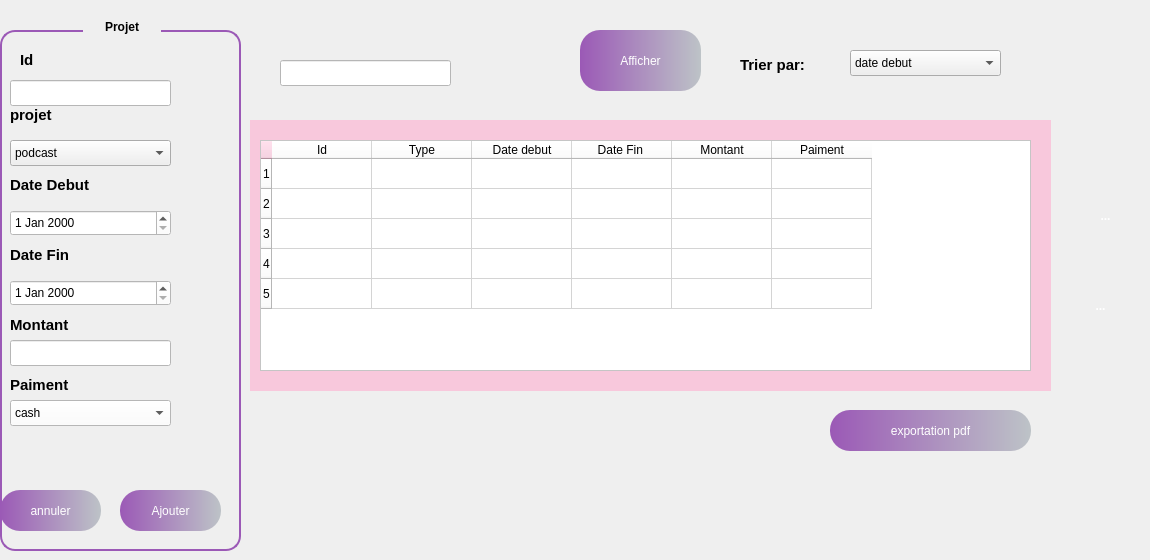
    <widget class="QWidget" name="tab">
     <attribute name="title">
      <string> Acceuil</string>
     </attribute>
     <widget class="QComboBox" name="comboBox_4">
      <property name="geometry">
       <rect>
        <x>850</x>
        <y>50</y>
        <width>151</width>
        <height>26</height>
       </rect>
      </property>
      <item>
       <property name="text">
        <string>date debut</string>
       </property>
      </item>
      <item>
       <property name="text">
        <string>date fin</string>
       </property>
      </item>
      <item>
       <property name="text">
        <string>montant</string>
       </property>
      </item>
     </widget>
     <widget class="QWidget" name="widget_2" native="true">
      <property name="geometry">
       <rect>
        <x>250</x>
        <y>120</y>
        <width>801</width>
        <height>271</height>
       </rect>
      </property>
      <property name="styleSheet">
       <string notr="true">background-color:rgb(248,200,220);</string>
      </property>
      <widget class="QTableWidget" name="tableWidget_2">
       <property name="geometry">
        <rect>
         <x>10</x>
         <y>20</y>
         <width>771</width>
         <height>231</height>
        </rect>
       </property>
       <property name="styleSheet">
        <string notr="true">alternate-background-color: rgb(255, 255, 255);
background-color: rgb(255, 255, 255);</string>
       </property>
       <row/>
       <row/>
       <row/>
       <row/>
       <row/>
       <column>
        <property name="text">
         <string>Id</string>
        </property>
       </column>
       <column>
        <property name="text">
         <string>Type</string>
        </property>
       </column>
       <column>
        <property name="text">
         <string>Date debut</string>
        </property>
       </column>
       <column>
        <property name="text">
         <string>Date Fin </string>
        </property>
       </column>
       <column>
        <property name="text">
         <string>Montant</string>
        </property>
       </column>
       <column>
        <property name="text">
         <string>Paiment</string>
        </property>
       </column>
      </widget>
      <widget class="QLabel" name="label_3">
       <property name="geometry">
        <rect>
         <x>280</x>
         <y>270</y>
         <width>21</width>
         <height>31</height>
        </rect>
       </property>
       <property name="styleSheet">
        <string notr="true">background-color: transparent</string>
       </property>
       <property name="text">
        <string/>
       </property>
       <property name="pixmap">
        <pixmap>../delete_78dp_0000F5_FILL0_wght400_GRAD0_opsz48.png</pixmap>
       </property>
       <property name="scaledContents">
        <bool>true</bool>
       </property>
      </widget>
      <widget class="QLabel" name="label_8">
       <property name="geometry">
        <rect>
         <x>300</x>
         <y>270</y>
         <width>21</width>
         <height>31</height>
        </rect>
       </property>
       <property name="styleSheet">
        <string notr="true">background-color: transparent
</string>
       </property>
       <property name="text">
        <string/>
       </property>
       <property name="pixmap">
        <pixmap>../pencil.png</pixmap>
       </property>
       <property name="scaledContents">
        <bool>true</bool>
       </property>
      </widget>
      <widget class="QLabel" name="label_20">
       <property name="geometry">
        <rect>
         <x>280</x>
         <y>340</y>
         <width>21</width>
         <height>31</height>
        </rect>
       </property>
       <property name="styleSheet">
        <string notr="true">background-color: transparent</string>
       </property>
       <property name="text">
        <string/>
       </property>
       <property name="pixmap">
        <pixmap>../delete_78dp_0000F5_FILL0_wght400_GRAD0_opsz48.png</pixmap>
       </property>
       <property name="scaledContents">
        <bool>true</bool>
       </property>
      </widget>
      <widget class="QLabel" name="label_21">
       <property name="geometry">
        <rect>
         <x>300</x>
         <y>340</y>
         <width>21</width>
         <height>31</height>
        </rect>
       </property>
       <property name="styleSheet">
        <string notr="true">background-color: transparent
</string>
       </property>
       <property name="text">
        <string/>
       </property>
       <property name="pixmap">
        <pixmap>../pencil.png</pixmap>
       </property>
       <property name="scaledContents">
        <bool>true</bool>
       </property>
      </widget>
      <widget class="QLabel" name="label_22">
       <property name="geometry">
        <rect>
         <x>300</x>
         <y>310</y>
         <width>21</width>
         <height>31</height>
        </rect>
       </property>
       <property name="styleSheet">
        <string notr="true">background-color: transparent
</string>
       </property>
       <property name="text">
        <string/>
       </property>
       <property name="pixmap">
        <pixmap>../pencil.png</pixmap>
       </property>
       <property name="scaledContents">
        <bool>true</bool>
       </property>
      </widget>
      <widget class="QLabel" name="label_23">
       <property name="geometry">
        <rect>
         <x>280</x>
         <y>310</y>
         <width>21</width>
         <height>31</height>
        </rect>
       </property>
       <property name="styleSheet">
        <string notr="true">background-color: transparent</string>
       </property>
       <property name="text">
        <string/>
       </property>
       <property name="pixmap">
        <pixmap>../delete_78dp_0000F5_FILL0_wght400_GRAD0_opsz48.png</pixmap>
       </property>
       <property name="scaledContents">
        <bool>true</bool>
       </property>
      </widget>
      <widget class="QLabel" name="label_24">
       <property name="geometry">
        <rect>
         <x>280</x>
         <y>380</y>
         <width>21</width>
         <height>31</height>
        </rect>
       </property>
       <property name="styleSheet">
        <string notr="true">background-color: transparent</string>
       </property>
       <property name="text">
        <string/>
       </property>
       <property name="pixmap">
        <pixmap>../delete_78dp_0000F5_FILL0_wght400_GRAD0_opsz48.png</pixmap>
       </property>
       <property name="scaledContents">
        <bool>true</bool>
       </property>
      </widget>
      <widget class="QLabel" name="label_25">
       <property name="geometry">
        <rect>
         <x>300</x>
         <y>380</y>
         <width>21</width>
         <height>31</height>
        </rect>
       </property>
       <property name="styleSheet">
        <string notr="true">background-color: transparent
</string>
       </property>
       <property name="text">
        <string/>
       </property>
       <property name="pixmap">
        <pixmap>../pencil.png</pixmap>
       </property>
       <property name="scaledContents">
        <bool>true</bool>
       </property>
      </widget>
     </widget>
     <widget class="QLineEdit" name="lineEdit_4">
      <property name="geometry">
       <rect>
        <x>280</x>
        <y>60</y>
        <width>171</width>
        <height>26</height>
       </rect>
      </property>
      <property name="styleSheet">
       <string notr="true">background-color: rgb(255, 255, 255);</string>
      </property>
     </widget>
     <widget class="QGroupBox" name="groupBox_3">
      <property name="geometry">
       <rect>
        <x>0</x>
        <y>10</y>
        <width>241</width>
        <height>541</height>
       </rect>
      </property>
      <property name="styleSheet">
       <string notr="true">QGroupBox {
    border: 2px solid #9B59B6;
    border-radius: 15px;
    margin-top: 20px;
    background: qlineargradient(spread:pad,
                                x1:0, y1:0,
                                x2:1, y2:0,
                                stop:0 #9B59B6,
                                stop:1 #BDC3C7);
    color: white;
    font-weight: bold;
    padding: 15px;
}

QGroupBox::title {
    subcontrol-origin: margin;
    subcontrol-position: top centre; 
    padding: 10px 20px; 
    border-radius: 15px; 
    background: qlineargradient(spread:pad,
                                x1:0, y1:0,
                                x2:1, y2:0,
                                stop:0 #9B59B6,
                                stop:1 #BDC3C7);
    color: black; 
    font-size: 20px; 
    font-weight: bold;

}</string>
      </property>
      <property name="title">
       <string>Projet</string>
      </property>
      <widget class="QLabel" name="label_11">
       <property name="geometry">
        <rect>
         <x>20</x>
         <y>40</y>
         <width>63</width>
         <height>20</height>
        </rect>
       </property>
       <property name="styleSheet">
        <string notr="true">background:transparent;</string>
       </property>
       <property name="text">
        <string>&lt;html&gt;&lt;head/&gt;&lt;body&gt;&lt;p&gt;&lt;span style=&quot; font-size:11pt; font-weight:700; color:#000000;&quot;&gt;Id&lt;/span&gt;&lt;/p&gt;&lt;/body&gt;&lt;/html&gt;</string>
       </property>
      </widget>
      <widget class="QLabel" name="label_12">
       <property name="geometry">
        <rect>
         <x>10</x>
         <y>90</y>
         <width>81</width>
         <height>31</height>
        </rect>
       </property>
       <property name="styleSheet">
        <string notr="true">background:transparent;
</string>
       </property>
       <property name="text">
        <string>&lt;html&gt;&lt;head/&gt;&lt;body&gt;&lt;p&gt;&lt;span style=&quot; font-size:11pt; font-weight:700; color:#000000;&quot;&gt;  projet&lt;/span&gt;&lt;/p&gt;&lt;/body&gt;&lt;/html&gt;</string>
       </property>
      </widget>
      <widget class="QLabel" name="label_13">
       <property name="geometry">
        <rect>
         <x>10</x>
         <y>160</y>
         <width>101</width>
         <height>31</height>
        </rect>
       </property>
       <property name="styleSheet">
        <string notr="true">background:transparent;</string>
       </property>
       <property name="text">
        <string>&lt;html&gt;&lt;head/&gt;&lt;body&gt;&lt;p&gt;&lt;span style=&quot; font-size:11pt; font-weight:700; color:#000000;&quot;&gt;Date Debut&lt;/span&gt;&lt;/p&gt;&lt;/body&gt;&lt;/html&gt;</string>
       </property>
      </widget>
      <widget class="QLabel" name="label_14">
       <property name="geometry">
        <rect>
         <x>10</x>
         <y>360</y>
         <width>81</width>
         <height>31</height>
        </rect>
       </property>
       <property name="styleSheet">
        <string notr="true">background:transparent;</string>
       </property>
       <property name="text">
        <string>&lt;html&gt;&lt;head/&gt;&lt;body&gt;&lt;p&gt;&lt;span style=&quot; font-size:11pt; font-weight:700; color:#000000;&quot;&gt;Paiment&lt;/span&gt;&lt;/p&gt;&lt;/body&gt;&lt;/html&gt;</string>
       </property>
      </widget>
      <widget class="QLabel" name="label_15">
       <property name="geometry">
        <rect>
         <x>10</x>
         <y>230</y>
         <width>91</width>
         <height>31</height>
        </rect>
       </property>
       <property name="styleSheet">
        <string notr="true">background:transparent;</string>
       </property>
       <property name="text">
        <string>&lt;html&gt;&lt;head/&gt;&lt;body&gt;&lt;p&gt;&lt;span style=&quot; font-size:11pt; font-weight:700; color:#000000;&quot;&gt;Date Fin&lt;/span&gt;&lt;/p&gt;&lt;/body&gt;&lt;/html&gt;</string>
       </property>
      </widget>
      <widget class="QComboBox" name="comboBox_5">
       <property name="geometry">
        <rect>
         <x>10</x>
         <y>130</y>
         <width>161</width>
         <height>26</height>
        </rect>
       </property>
       <item>
        <property name="text">
         <string>podcast</string>
        </property>
       </item>
       <item>
        <property name="text">
         <string>live</string>
        </property>
       </item>
      </widget>
      <widget class="QComboBox" name="comboBox_6">
       <property name="geometry">
        <rect>
         <x>10</x>
         <y>390</y>
         <width>161</width>
         <height>26</height>
        </rect>
       </property>
       <property name="styleSheet">
        <string notr="true">background-color: rgb(255, 255, 255);</string>
       </property>
       <item>
        <property name="text">
         <string>cash</string>
        </property>
       </item>
       <item>
        <property name="text">
         <string>virement </string>
        </property>
       </item>
      </widget>
      <widget class="QLabel" name="label_16">
       <property name="geometry">
        <rect>
         <x>10</x>
         <y>300</y>
         <width>91</width>
         <height>31</height>
        </rect>
       </property>
       <property name="styleSheet">
        <string notr="true">background:transparent;
</string>
       </property>
       <property name="text">
        <string>&lt;html&gt;&lt;head/&gt;&lt;body&gt;&lt;p&gt;&lt;span style=&quot; font-size:11pt; font-weight:700; color:#000000;&quot;&gt;Montant&lt;/span&gt;&lt;/p&gt;&lt;/body&gt;&lt;/html&gt;</string>
       </property>
      </widget>
      <widget class="QToolButton" name="toolButton_12">
       <property name="geometry">
        <rect>
         <x>0</x>
         <y>480</y>
         <width>101</width>
         <height>41</height>
        </rect>
       </property>
       <property name="styleSheet">
        <string notr="true">QToolButton { border: none; border-radius: 20px; color: white; padding: 1px; background: qlineargradient(spread:pad, x1:0, y1:0, x2:1, y2:0, stop:0 #9B59B6, stop:1 #BDC3C7); } QToolButton:hover { background: qlineargradient(spread:pad, x1:0, y1:0, x2:1, y2:0, stop:0 #BDC3C7, stop:1 #F8C8DC);}</string>
       </property>
       <property name="text">
        <string>annuler</string>
       </property>
      </widget>
      <widget class="QToolButton" name="toolButton_13">
       <property name="geometry">
        <rect>
         <x>120</x>
         <y>480</y>
         <width>101</width>
         <height>41</height>
        </rect>
       </property>
       <property name="styleSheet">
        <string notr="true">QToolButton { border: none; border-radius: 20px; color: white; padding: 1px; background: qlineargradient(spread:pad, x1:0, y1:0, x2:1, y2:0, stop:0 #9B59B6, stop:1 #BDC3C7); } QToolButton:hover { background: qlineargradient(spread:pad, x1:0, y1:0, x2:1, y2:0, stop:0 #BDC3C7, stop:1 #F8C8DC);}</string>
       </property>
       <property name="text">
        <string>Ajouter</string>
       </property>
      </widget>
      <widget class="QLineEdit" name="lineEdit_5">
       <property name="geometry">
        <rect>
         <x>10</x>
         <y>70</y>
         <width>161</width>
         <height>26</height>
        </rect>
       </property>
       <property name="styleSheet">
        <string notr="true">background-color: rgb(255, 255, 255);</string>
       </property>
      </widget>
      <widget class="QDateEdit" name="dateEdit_3">
       <property name="geometry">
        <rect>
         <x>10</x>
         <y>200</y>
         <width>161</width>
         <height>26</height>
        </rect>
       </property>
       <property name="styleSheet">
        <string notr="true">background-color: rgb(255, 255, 255);</string>
       </property>
      </widget>
      <widget class="QDateEdit" name="dateEdit_4">
       <property name="geometry">
        <rect>
         <x>10</x>
         <y>270</y>
         <width>161</width>
         <height>26</height>
        </rect>
       </property>
       <property name="styleSheet">
        <string notr="true">background-color: rgb(255, 255, 255);</string>
       </property>
      </widget>
      <widget class="QLineEdit" name="lineEdit_6">
       <property name="geometry">
        <rect>
         <x>10</x>
         <y>330</y>
         <width>161</width>
         <height>26</height>
        </rect>
       </property>
       <property name="styleSheet">
        <string notr="true">background-color: rgb(255, 255, 255);</string>
       </property>
      </widget>
     </widget>
     <widget class="QLabel" name="label_17">
      <property name="geometry">
       <rect>
        <x>740</x>
        <y>50</y>
        <width>91</width>
        <height>31</height>
       </rect>
      </property>
      <property name="text">
       <string>&lt;html&gt;&lt;head/&gt;&lt;body&gt;&lt;p&gt;&lt;span style=&quot; font-size:11pt; font-weight:700; color:#000000;&quot;&gt;Trier par:&lt;/span&gt;&lt;/p&gt;&lt;/body&gt;&lt;/html&gt;</string>
      </property>
     </widget>
     <widget class="QToolButton" name="toolButton_7">
      <property name="geometry">
       <rect>
        <x>480</x>
        <y>40</y>
        <width>51</width>
        <height>51</height>
       </rect>
      </property>
      <property name="styleSheet">
       <string notr="true">QToolButton {
	font: 10pt &quot;Segoe UI&quot;;
    border: none;
    border-radius: 20px;
    color: white;
    padding: 5px;
    background: qlineargradient(spread:pad,
                                x1:0, y1:0,
                                x2:1, y2:0,
                                stop:0 #F8C8DC,
                                stop:1 #BDC3C7);
    font-weight: bold;
}

QToolButton:hover {
    background: qlineargradient(spread:pad,
                                x1:0, y1:0,
                                x2:1, y2:0,
                                stop:0 #BDC3C7,
                                stop:1 #F8C8DC);
    color: black;
}
</string>
      </property>
      <property name="text">
       <string/>
      </property>
      <property name="icon">
       <iconset theme="QIcon::ThemeIcon::EditFind"/>
      </property>
      <property name="iconSize">
       <size>
        <width>30</width>
        <height>30</height>
       </size>
      </property>
     </widget>
     <widget class="QToolButton" name="toolButton_14">
      <property name="geometry">
       <rect>
        <x>830</x>
        <y>410</y>
        <width>201</width>
        <height>41</height>
       </rect>
      </property>
      <property name="styleSheet">
       <string notr="true">QToolButton { border: none; border-radius: 20px; color: white; padding: 1px; background: qlineargradient(spread:pad, x1:0, y1:0, x2:1, y2:0, stop:0 #9B59B6, stop:1 #BDC3C7); } QToolButton:hover { background: qlineargradient(spread:pad, x1:0, y1:0, x2:1, y2:0, stop:0 #BDC3C7, stop:1 #F8C8DC);}</string>
      </property>
      <property name="text">
       <string>exportation pdf</string>
      </property>
     </widget>
     <widget class="QToolButton" name="toolButton_8">
      <property name="geometry">
       <rect>
        <x>580</x>
        <y>30</y>
        <width>121</width>
        <height>61</height>
       </rect>
      </property>
      <property name="styleSheet">
       <string notr="true">QToolButton { border: none; border-radius: 20px; color: white; padding: 1px; background: qlineargradient(spread:pad, x1:0, y1:0, x2:1, y2:0, stop:0 #9B59B6, stop:1 #BDC3C7); } QToolButton:hover { background: qlineargradient(spread:pad, x1:0, y1:0, x2:1, y2:0, stop:0 #BDC3C7, stop:1 #F8C8DC);}</string>
      </property>
      <property name="text">
       <string>Afficher</string>
      </property>
     </widget>
     <widget class="QToolButton" name="toolButton_9">
      <property name="geometry">
       <rect>
        <x>1060</x>
        <y>280</y>
        <width>81</width>
        <height>51</height>
       </rect>
      </property>
      <property name="styleSheet">
       <string notr="true">QToolButton {
	font: 10pt &quot;Segoe UI&quot;;
    border: none;
    border-radius: 20px;
    color: white;
    padding: 5px;
    background: qlineargradient(spread:pad,
                                x1:0, y1:0,
                                x2:1, y2:0,
                                stop:0 #F8C8DC,
                                stop:1 #BDC3C7);
    font-weight: bold;
}

QToolButton:hover {
    background: qlineargradient(spread:pad,
                                x1:0, y1:0,
                                x2:1, y2:0,
                                stop:0 #BDC3C7,
                                stop:1 #F8C8DC);
    color: black;
}
</string>
      </property>
      <property name="text">
       <string>...</string>
      </property>
      <property name="icon">
       <iconset theme="QIcon::ThemeIcon::EditDelete"/>
      </property>
      <property name="iconSize">
       <size>
        <width>30</width>
        <height>30</height>
       </size>
      </property>
     </widget>
     <widget class="QToolButton" name="toolButton_10">
      <property name="geometry">
       <rect>
        <x>1070</x>
        <y>190</y>
        <width>71</width>
        <height>51</height>
       </rect>
      </property>
      <property name="styleSheet">
       <string notr="true">QToolButton {
	font: 10pt &quot;Segoe UI&quot;;
    border: none;
    border-radius: 20px;
    color: white;
    padding: 5px;
    background: qlineargradient(spread:pad,
                                x1:0, y1:0,
                                x2:1, y2:0,
                                stop:0 #F8C8DC,
                                stop:1 #BDC3C7);
    font-weight: bold;
}

QToolButton:hover {
    background: qlineargradient(spread:pad,
                                x1:0, y1:0,
                                x2:1, y2:0,
                                stop:0 #BDC3C7,
                                stop:1 #F8C8DC);
    color: black;
}
</string>
      </property>
      <property name="text">
       <string>...</string>
      </property>
      <property name="icon">
       <iconset theme="QIcon::ThemeIcon::MailMessageNew"/>
      </property>
      <property name="iconSize">
       <size>
        <width>30</width>
        <height>30</height>
       </size>
      </property>
     </widget>
    </widget>
